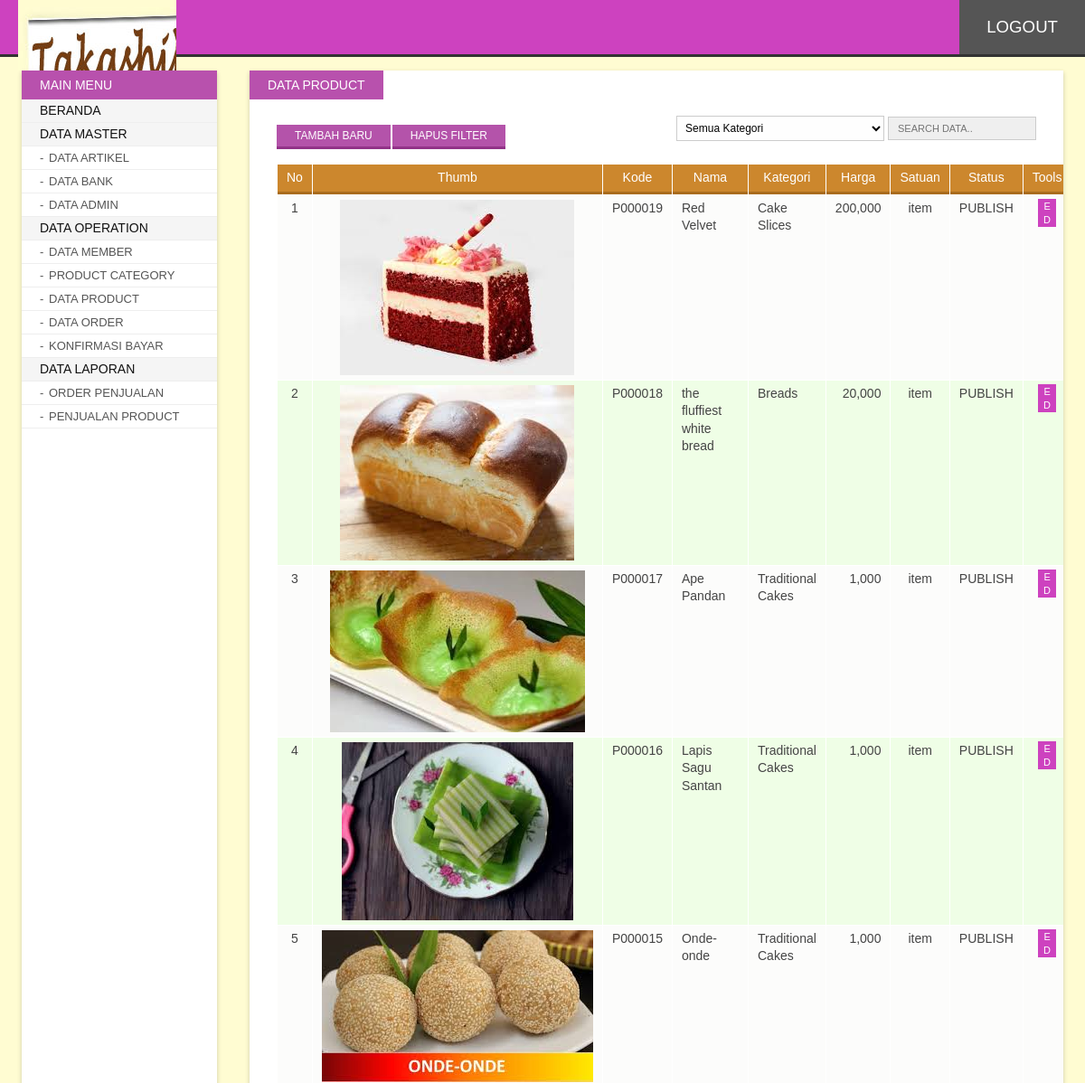
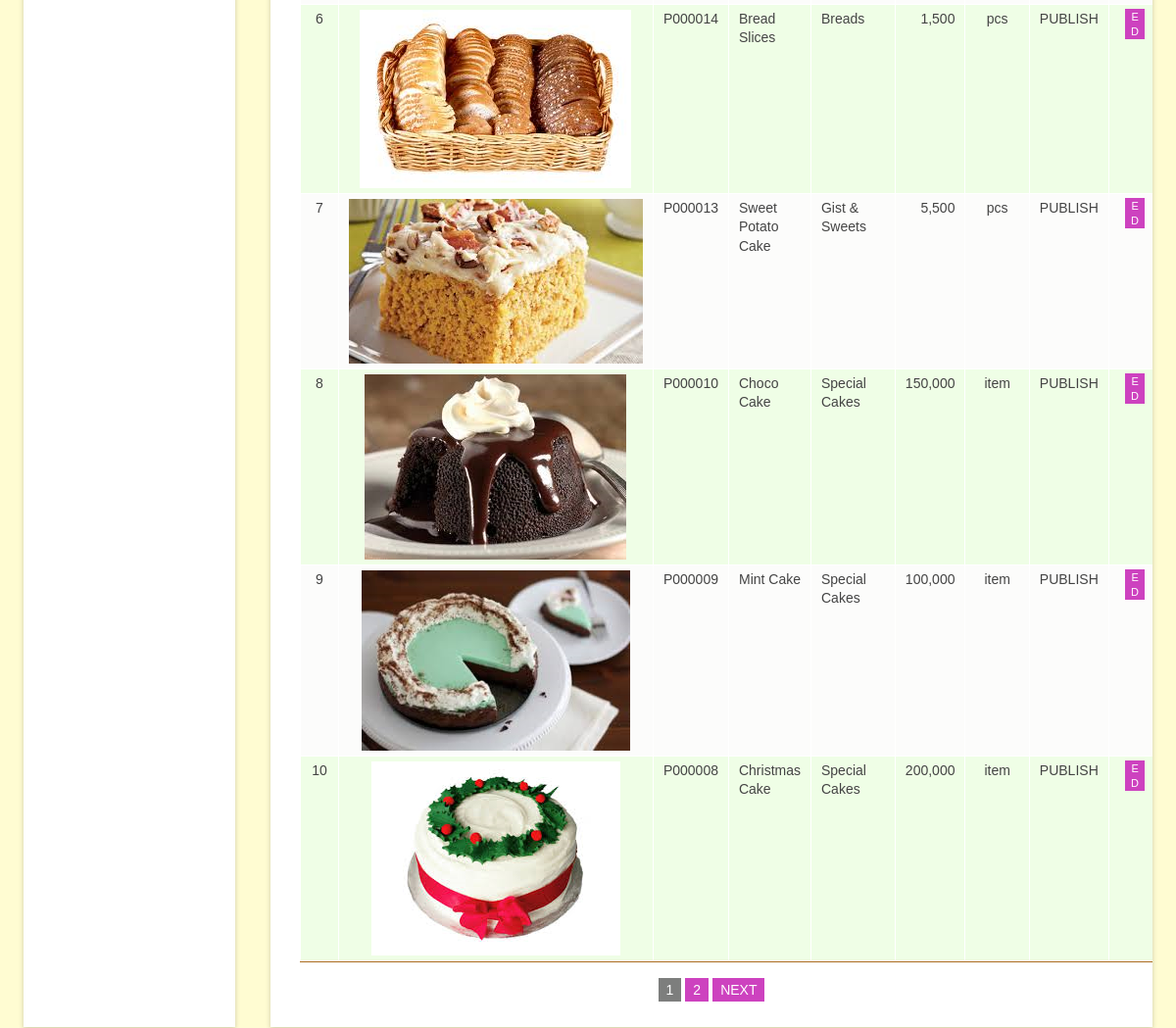
The page /admin/index.php?p=product (signed in) on the database its author committed (2 pictures, top to bottom).
### tables this page shows
CREATE TABLE `produk` (
  `id` int(10) NOT NULL,
  `kategori_id` int(10) DEFAULT NULL,
  `kode` varchar(10) DEFAULT NULL,
  `nama` varchar(250) DEFAULT NULL,
  `keterangan_singkat` tinytext,
  `keterangan_lengkap` text,
  `gambar` varchar(250) DEFAULT NULL,
  `harga` int(10) DEFAULT NULL,
  `diskon` int(10) DEFAULT '0',
  `satuan` varchar(50) DEFAULT '0',
  `createdate` datetime DEFAULT NULL,
  `lastupdate` timestamp NULL DEFAULT CURRENT_TIMESTAMP ON UPDATE CURRENT_TIMESTAMP,
  `status` int(2) DEFAULT '1' COMMENT '1= available, 0 = non aktif'
);

### admin/content/product.php (the view, shortened to what this page needs)
<?php
	$limit = 10;
	if(isset($_GET['h'])){
		$page = $_GET['h'];
   		$offset = $limit * ($page - 1);
	} else {
		$offset = 0;
		$page = 1;
	}
	$uri = "?p=product";
	$search = "";
	$qryTotal = "SELECT count(*) total FROM produk WHERE 0=0 ".$search." ";
	$resTotal = mysql_query($qryTotal);
	$row = mysql_fetch_array($resTotal, MYSQL_NUM );
	$totalRec = $row[0];
	$pagination = paging($totalRec, $limit, $page, $uri);
	$resQry = "SELECT a.*,
		(SELECT b.nama FROM kategori b WHERE b.id=a.kategori_id) `kategori`
		FROM produk a WHERE 0=0 ".$search."
		ORDER BY id DESC LIMIT ".$offset.",".$limit;
	$results = mysql_query($resQry);
	$countResults = mysql_num_rows($results);
?>
<span class="page-title">Data Product</span>
<div class="inner">
<div class="searchform">
	<form action="index.php" method="get" name="formSearch">
   	  <select class="input" style="padding-right:4px; font-size:12px;" name="kategori_id" onchange="document.formSearch.submit();">
      	<option value="">Semua Kategori</option>
      </select>
      <input type="text" value="<?php echo isset($_GET['s'])?$_GET['s']:'';?>" id="search" name="s" placeholder="Search data..">
    </form>
</div>
<a class="addButton button" href="?p=addProduct" title="Add New Record">Tambah Baru</a>
<a class="addButton button" href="?p=<?php echo $_GET['p'];?>" title="Clear Filter">Hapus Filter</a>
<div class="clr"></div><br>
<table id="listTable" width="100%" cellpadding="5" cellspacing="1">
  <thead>
    <tr>
      <td width="2%">No</td>
       <td width="6%">Thumb</td>
       <td width="9%">Kode</td>
      <td width="36%">Nama</td>
      <td width="9%">Kategori</td>
      <td width="8%">Harga</td>
      <td width="7%" align="center">Satuan</td>
      <td width="8%" align="center">Status</td>
      <td width="15%">Tools</td>
    </tr>
  </thead>
  <tbody>
    <?php
	if($countResults > 0){
		$i = 1;
		while($r = mysql_fetch_array($results)){
	?>
    <tr class="<?php echo ($i%2)==0?'odd':'';?>">
      <td align="center" valign="top"><?php echo $i;?></td>
     <td align="center" valign="top"> <img src="../<?php echo $r['gambar'] ?>" alt=""></td>
      <td align="center" valign="top"><?php echo $r['kode'];?></td>
      <td align="left" valign="top"><?php echo $r['nama'];?></td>
      <td valign="top"><?php echo $r['kategori'];?></td>
      <td align="right" valign="top"><?php echo number_format($r['harga']);?></a></td>
      <td align="center" valign="top"><?php echo $r['satuan'];?></td>
      <td align="center" valign="top"><?php echo $r['status']==1?'PUBLISH':'UNPUBLISH';?></td>
      <td align="center" valign="top">
      	<a class="bTools" href="?p=edProduct&id=<?php echo $r['id'];?>" title="Edit">E</a>
        <a class="bTools" href="?p=delProduct&id=<?php echo $r['id'];?>" onclick="return confirm('Hapus record <?php echo $r['kode'];?> ?');" title="Hapus">D</a> </td>
    </tr>
    <?php $i++; }
	} else  {
    ?>
    <tr>
      <td colspan="9" align="center">Record Not Available</td>
      </tr>
    <?php } ?>
  </tbody>
</table>
<div class="paging clr">
	<?php echo $pagination; ?>
</div>
</div>

### admin/asset/css/style.css (style rules this page uses)
body#bd { font-family:Calibri, Arial, Helvetica, sans-serif; background:#fffcd2; overflow-y:scroll; font-size:14px; color:#333; padding:0; margin:0; }
.button, .button:hover, .button:focus, .animate, .animate:hover, .pagination li a, .pagination li a:hover, .navigation ul li a, .navigation ul li a:hover, .searchform #search, .searchform #search:focus, #listTable tbody tr, #listTable tbody tr:hover { -webkit-transition: all 0.3s ease-in-out; -moz-transition: all 0.3s ease-in-out; -ms-transition: all 0.3s ease-in-out; -o-transition: all 0.3s ease-in-out; transition: all 0.3s ease-in-out; }
.clr { display:block; clear:both; }
a { text-decoration:none; color:#993300; }
.input { border:solid 1px #ccc; background:#FEFEFE; padding:5px 5px; font-size:14px; width:230px; outline:none; font-family:inherit; }
.button { background:#b453aa; color:#fff; font-size:12px; padding:5px 20px; border:none; cursor:pointer; text-transform:uppercase; margin:10px 2px 0 0; border-bottom:solid 3px #923388; }
.addButton { float:left; }
div.contentwrap span.page-title { text-transform:uppercase; background:#b851ad; padding:8px 20px; position:absolute; color:#fff; left:0; top:0; }
div.contentwrap > .inner { margin:0 30px; font-size:14px; padding:50px 0 30px; }
div.searchform { float:right; }
div.searchform #search { border:solid 1px #ccc; background:#efefef; padding:6px 10px; outline:none; font-size:11px; font-family:inherit; text-transform:uppercase; }
#listTable { background:#fff; border-bottom:solid 1px #a96c1d; }
#listTable thead tr td { background:#cc872d; text-align:center; color:#fff; padding:5px 10px; line-height:1.4; position:relative; border-bottom:solid 3px #a96c1d; }
#listTable tbody tr { background:#fcfcfb; }
#listTable tbody tr td { color:#444; padding:5px 10px; line-height:1.4; }
#listTable tbody tr.odd { background:#effee6; }
a.bTools { background:#cd42bf; color:#fff; font-size:11px; padding:2px 6px; margin:0 2px; }

### rows shown on the page
produk: gambar (picture), kode "P000019", nama "Red Velvet", kategori "Cake Slices", harga "200,000", satuan "item", status "PUBLISH"
produk: gambar (picture), kode "P000018", nama "the fluffiest white bread", kategori "Breads", harga "20,000", satuan "item", status "PUBLISH"
produk: gambar (picture), kode "P000017", nama "Ape Pandan", kategori "Traditional Cakes", harga "1,000", satuan "item", status "PUBLISH"
produk: gambar (picture), kode "P000016", nama "Lapis Sagu Santan", kategori "Traditional Cakes", harga "1,000", satuan "item", status "PUBLISH"
produk: gambar (picture), kode "P000015", nama "Onde-onde", kategori "Traditional Cakes", harga "1,000", satuan "item", status "PUBLISH"
produk: gambar (picture), kode "P000014", nama "Bread Slices", kategori "Breads", harga "1,500", satuan "pcs", status "PUBLISH"
produk: gambar (picture), kode "P000013", nama "Sweet Potato Cake", kategori "Gist & Sweets", harga "5,500", satuan "pcs", status "PUBLISH"
produk: gambar (picture), kode "P000010", nama "Choco Cake", kategori "Special Cakes", harga "150,000", satuan "item", status "PUBLISH"
produk: gambar (picture), kode "P000009", nama "Mint Cake", kategori "Special Cakes", harga "100,000", satuan "item", status "PUBLISH"
produk: gambar (picture), kode "P000008", nama "Christmas Cake", kategori "Special Cakes", harga "200,000", satuan "item", status "PUBLISH"
